Frame 1 (no input): blank canvas, image omitted
Frame 60 (the mouse pressed at the canvas centre just before this capture): blank canvas, image omitted
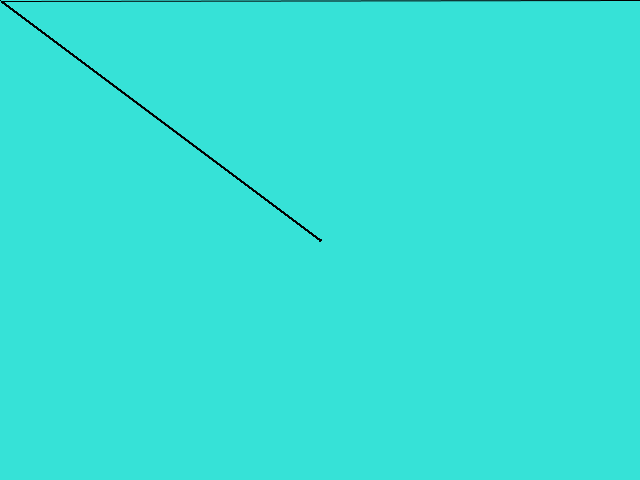
Frame 120 (the mouse held since frame 60 and released just before this capture)

The Processing sketch whose frames 1 and 60 were blank and that drew this single picture after the mouse press (run headless with seeded random() and noise(); from frame 60 on, the mouse is pressed at the canvas centre):

// Processing sketch: processing_12405
// ── processing_12405.pde




void setup()
{
 size(640,480);
 background(255255255);
 smooth();
  
}
 
  void draw()
{
  float w = ceil(0);
   float q = ceil(200);
    float e = ceil(10);
    float r = ceil(1);
    float t = ceil(1);
  if (key== 'k')
  {
    fill(q,w,e);
  stroke(q,w,e);
  }
  
   
  if (mousePressed==true){
  ellipse(pmouseX,pmouseY,r,t);
  line(width-pmouseX,pmouseY,r,t);
  
  }
     
     
     
}
